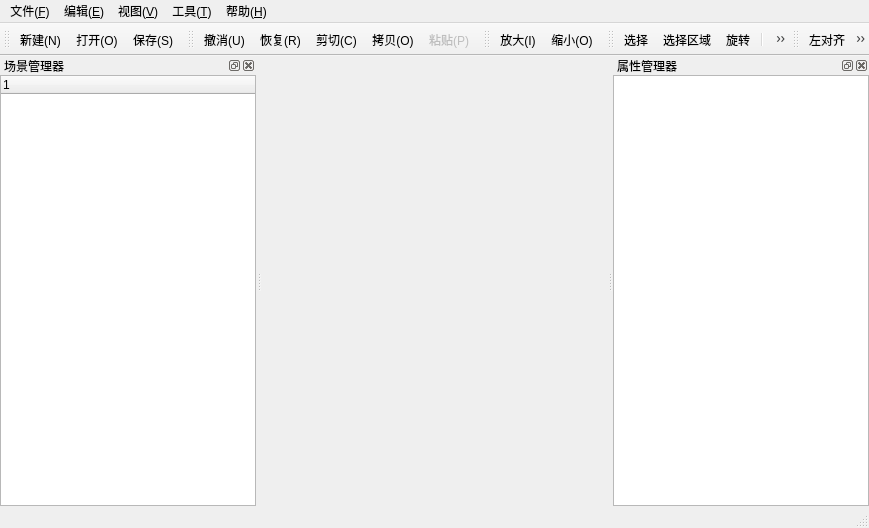
<?xml version="1.0" encoding="UTF-8"?>
<ui version="4.0">
 <class>SKDrawClass</class>
 <widget class="QMainWindow" name="SKDrawClass">
  <property name="geometry">
   <rect>
    <x>0</x>
    <y>0</y>
    <width>869</width>
    <height>528</height>
   </rect>
  </property>
  <property name="windowTitle">
   <string>SKDraw</string>
  </property>
  <widget class="QWidget" name="centralWidget">
   <layout class="QGridLayout" name="gridLayout_3">
    <property name="margin">
     <number>0</number>
    </property>
    <item row="0" column="0">
     <layout class="QGridLayout" name="gridLayoutCentral"/>
    </item>
   </layout>
  </widget>
  <widget class="QMenuBar" name="menuBar">
   <property name="geometry">
    <rect>
     <x>0</x>
     <y>0</y>
     <width>869</width>
     <height>23</height>
    </rect>
   </property>
   <widget class="QMenu" name="menuFile">
    <property name="title">
     <string>文件(&amp;F)</string>
    </property>
    <addaction name="actionNew"/>
    <addaction name="actionOpen"/>
    <addaction name="separator"/>
    <addaction name="actionSave"/>
    <addaction name="actionSaveas"/>
    <addaction name="actionClose"/>
    <addaction name="separator"/>
    <addaction name="actionExit"/>
   </widget>
   <widget class="QMenu" name="menuEdit">
    <property name="title">
     <string>编辑(&amp;E)</string>
    </property>
    <addaction name="actionUndo"/>
    <addaction name="actionRedo"/>
    <addaction name="actionCut"/>
    <addaction name="actionCopy"/>
    <addaction name="actionPaste"/>
    <addaction name="separator"/>
    <addaction name="actionDelete"/>
   </widget>
   <widget class="QMenu" name="menuView">
    <property name="title">
     <string>视图(&amp;V)</string>
    </property>
    <addaction name="actionZoomin"/>
    <addaction name="actionZoomout"/>
   </widget>
   <widget class="QMenu" name="menuTool">
    <property name="title">
     <string>工具(&amp;T)</string>
    </property>
    <widget class="QMenu" name="menuShape">
     <property name="title">
      <string>形状</string>
     </property>
     <addaction name="actionSelect"/>
     <addaction name="actionSelectArea"/>
     <addaction name="actionRotate"/>
     <addaction name="separator"/>
     <addaction name="actionLine"/>
     <addaction name="actionPolyline"/>
     <addaction name="actionPolygon"/>
     <addaction name="separator"/>
     <addaction name="actionRectangle"/>
     <addaction name="actionRoundRect"/>
     <addaction name="actionCiricle"/>
     <addaction name="actionEllipse"/>
    </widget>
    <widget class="QMenu" name="menuAlign">
     <property name="title">
      <string>排列</string>
     </property>
     <addaction name="actionLeft"/>
     <addaction name="actionRight"/>
     <addaction name="actionTop"/>
     <addaction name="actionBottom"/>
     <addaction name="separator"/>
     <addaction name="actionVCenter"/>
     <addaction name="actionHCenter"/>
     <addaction name="actionVSpace"/>
     <addaction name="actionHSpace"/>
     <addaction name="separator"/>
     <addaction name="actionHeight"/>
     <addaction name="actionWidth"/>
     <addaction name="actionSize"/>
     <addaction name="separator"/>
     <addaction name="actionfront"/>
     <addaction name="actionback"/>
     <addaction name="separator"/>
     <addaction name="actionGroup"/>
     <addaction name="actionUngroup"/>
    </widget>
    <addaction name="menuShape"/>
    <addaction name="menuAlign"/>
   </widget>
   <widget class="QMenu" name="menuHelp">
    <property name="title">
     <string>帮助(&amp;H)</string>
    </property>
    <addaction name="actionAbout"/>
   </widget>
   <addaction name="menuFile"/>
   <addaction name="menuEdit"/>
   <addaction name="menuView"/>
   <addaction name="menuTool"/>
   <addaction name="menuHelp"/>
  </widget>
  <widget class="QToolBar" name="fileToolBar">
   <property name="windowTitle">
    <string>文件</string>
   </property>
   <attribute name="toolBarArea">
    <enum>TopToolBarArea</enum>
   </attribute>
   <attribute name="toolBarBreak">
    <bool>false</bool>
   </attribute>
   <addaction name="actionNew"/>
   <addaction name="actionOpen"/>
   <addaction name="actionSave"/>
  </widget>
  <widget class="QStatusBar" name="statusBar"/>
  <widget class="QDockWidget" name="dockWidgetSence">
   <property name="windowTitle">
    <string>场景管理器</string>
   </property>
   <attribute name="dockWidgetArea">
    <number>1</number>
   </attribute>
   <widget class="QWidget" name="dwgtContentsSence">
    <layout class="QGridLayout" name="gridLayout">
     <property name="margin">
      <number>0</number>
     </property>
     <item row="0" column="0">
      <widget class="QTreeWidget" name="treeWidgetSence">
       <column>
        <property name="text">
         <string notr="true">1</string>
        </property>
       </column>
      </widget>
     </item>
    </layout>
   </widget>
  </widget>
  <widget class="QDockWidget" name="dockWidgetProperty">
   <property name="windowTitle">
    <string>属性管理器</string>
   </property>
   <attribute name="dockWidgetArea">
    <number>2</number>
   </attribute>
   <widget class="QWidget" name="dwgtContentsProperty">
    <layout class="QGridLayout" name="gridLayout_2">
     <property name="margin">
      <number>0</number>
     </property>
     <item row="0" column="0">
      <widget class="QTableView" name="tableView"/>
     </item>
    </layout>
   </widget>
  </widget>
  <widget class="QToolBar" name="editToolBar">
   <property name="windowTitle">
    <string>编辑</string>
   </property>
   <attribute name="toolBarArea">
    <enum>TopToolBarArea</enum>
   </attribute>
   <attribute name="toolBarBreak">
    <bool>false</bool>
   </attribute>
   <addaction name="actionUndo"/>
   <addaction name="actionRedo"/>
   <addaction name="actionCut"/>
   <addaction name="actionCopy"/>
   <addaction name="actionPaste"/>
  </widget>
  <widget class="QToolBar" name="viewToolBar">
   <property name="windowTitle">
    <string>视图</string>
   </property>
   <attribute name="toolBarArea">
    <enum>TopToolBarArea</enum>
   </attribute>
   <attribute name="toolBarBreak">
    <bool>false</bool>
   </attribute>
   <addaction name="actionZoomin"/>
   <addaction name="actionZoomout"/>
  </widget>
  <widget class="QToolBar" name="shapeToolBar">
   <property name="windowTitle">
    <string>形状</string>
   </property>
   <attribute name="toolBarArea">
    <enum>TopToolBarArea</enum>
   </attribute>
   <attribute name="toolBarBreak">
    <bool>false</bool>
   </attribute>
   <addaction name="actionSelect"/>
   <addaction name="actionSelectArea"/>
   <addaction name="actionRotate"/>
   <addaction name="separator"/>
   <addaction name="actionLine"/>
   <addaction name="actionPolyline"/>
   <addaction name="actionPolygon"/>
   <addaction name="separator"/>
   <addaction name="actionRectangle"/>
   <addaction name="actionRoundRect"/>
   <addaction name="actionCiricle"/>
   <addaction name="actionEllipse"/>
  </widget>
  <widget class="QToolBar" name="alignToolBar">
   <property name="windowTitle">
    <string>排列</string>
   </property>
   <attribute name="toolBarArea">
    <enum>TopToolBarArea</enum>
   </attribute>
   <attribute name="toolBarBreak">
    <bool>false</bool>
   </attribute>
   <addaction name="actionLeft"/>
   <addaction name="actionRight"/>
   <addaction name="actionTop"/>
   <addaction name="actionBottom"/>
   <addaction name="actionVCenter"/>
   <addaction name="actionHCenter"/>
   <addaction name="actionVSpace"/>
   <addaction name="actionHSpace"/>
   <addaction name="actionHeight"/>
   <addaction name="actionWidth"/>
   <addaction name="actionSize"/>
   <addaction name="separator"/>
   <addaction name="actionfront"/>
   <addaction name="actionback"/>
   <addaction name="actionGroup"/>
   <addaction name="actionUngroup"/>
  </widget>
  <action name="actionNew">
   <property name="icon">
    <iconset resource="skdraw.qrc">
     <normaloff>:/images/new</normaloff>:/images/new</iconset>
   </property>
   <property name="text">
    <string>新建(&amp;N)</string>
   </property>
   <property name="shortcut">
    <string>Ctrl+N</string>
   </property>
   <property name="iconVisibleInMenu">
    <bool>true</bool>
   </property>
  </action>
  <action name="actionOpen">
   <property name="icon">
    <iconset resource="skdraw.qrc">
     <normaloff>:/images/open</normaloff>:/images/open</iconset>
   </property>
   <property name="text">
    <string>打开(&amp;O)...</string>
   </property>
   <property name="shortcut">
    <string>Ctrl+O</string>
   </property>
  </action>
  <action name="actionSave">
   <property name="icon">
    <iconset resource="skdraw.qrc">
     <normaloff>:/images/save</normaloff>:/images/save</iconset>
   </property>
   <property name="text">
    <string>保存(&amp;S)</string>
   </property>
   <property name="shortcut">
    <string>Ctrl+S</string>
   </property>
  </action>
  <action name="actionSaveas">
   <property name="text">
    <string>另存为...</string>
   </property>
  </action>
  <action name="actionExit">
   <property name="text">
    <string>退出(&amp;X)</string>
   </property>
  </action>
  <action name="actionUndo">
   <property name="icon">
    <iconset resource="skdraw.qrc">
     <normaloff>:/images/undo</normaloff>:/images/undo</iconset>
   </property>
   <property name="text">
    <string>撤消(&amp;U)</string>
   </property>
   <property name="shortcut">
    <string>Ctrl+Z</string>
   </property>
  </action>
  <action name="actionRedo">
   <property name="icon">
    <iconset resource="skdraw.qrc">
     <normaloff>:/images/redo</normaloff>:/images/redo</iconset>
   </property>
   <property name="text">
    <string>恢复(&amp;R)</string>
   </property>
   <property name="shortcut">
    <string>Ctrl+Y</string>
   </property>
  </action>
  <action name="actionCut">
   <property name="icon">
    <iconset resource="skdraw.qrc">
     <normaloff>:/images/cut</normaloff>:/images/cut</iconset>
   </property>
   <property name="text">
    <string>剪切(&amp;C)</string>
   </property>
   <property name="shortcut">
    <string>Ctrl+X</string>
   </property>
  </action>
  <action name="actionCopy">
   <property name="icon">
    <iconset resource="skdraw.qrc">
     <normaloff>:/images/copy</normaloff>:/images/copy</iconset>
   </property>
   <property name="text">
    <string>拷贝(&amp;O)</string>
   </property>
   <property name="shortcut">
    <string>Ctrl+C</string>
   </property>
  </action>
  <action name="actionPaste">
   <property name="enabled">
    <bool>false</bool>
   </property>
   <property name="icon">
    <iconset resource="skdraw.qrc">
     <normaloff>:/images/paste</normaloff>:/images/paste</iconset>
   </property>
   <property name="text">
    <string>粘贴(&amp;P)</string>
   </property>
   <property name="shortcut">
    <string>Ctrl+V</string>
   </property>
  </action>
  <action name="actionDelete">
   <property name="text">
    <string>删除(&amp;D)</string>
   </property>
   <property name="shortcut">
    <string>Del</string>
   </property>
  </action>
  <action name="actionZoomin">
   <property name="icon">
    <iconset resource="skdraw.qrc">
     <normaloff>:/images/zoomin</normaloff>:/images/zoomin</iconset>
   </property>
   <property name="text">
    <string>放大(&amp;I)</string>
   </property>
  </action>
  <action name="actionZoomout">
   <property name="icon">
    <iconset resource="skdraw.qrc">
     <normaloff>:/images/zoomout</normaloff>:/images/zoomout</iconset>
   </property>
   <property name="text">
    <string>缩小(&amp;O)</string>
   </property>
  </action>
  <action name="actionSelect">
   <property name="checkable">
    <bool>true</bool>
   </property>
   <property name="icon">
    <iconset resource="skdraw.qrc">
     <normaloff>:/images/arrow</normaloff>:/images/arrow</iconset>
   </property>
   <property name="text">
    <string>选择</string>
   </property>
  </action>
  <action name="actionLine">
   <property name="checkable">
    <bool>true</bool>
   </property>
   <property name="icon">
    <iconset resource="skdraw.qrc">
     <normaloff>:/images/line</normaloff>:/images/line</iconset>
   </property>
   <property name="text">
    <string>线段</string>
   </property>
  </action>
  <action name="actionRectangle">
   <property name="checkable">
    <bool>true</bool>
   </property>
   <property name="icon">
    <iconset resource="skdraw.qrc">
     <normaloff>:/images/rectangle</normaloff>:/images/rectangle</iconset>
   </property>
   <property name="text">
    <string>矩形</string>
   </property>
  </action>
  <action name="actionCiricle">
   <property name="checkable">
    <bool>true</bool>
   </property>
   <property name="icon">
    <iconset resource="skdraw.qrc">
     <normaloff>:/images/circle</normaloff>:/images/circle</iconset>
   </property>
   <property name="text">
    <string>圆形</string>
   </property>
  </action>
  <action name="actionEllipse">
   <property name="checkable">
    <bool>true</bool>
   </property>
   <property name="icon">
    <iconset resource="skdraw.qrc">
     <normaloff>:/images/ellipse</normaloff>:/images/ellipse</iconset>
   </property>
   <property name="text">
    <string>椭圆形</string>
   </property>
  </action>
  <action name="actionPolyline">
   <property name="checkable">
    <bool>true</bool>
   </property>
   <property name="icon">
    <iconset resource="skdraw.qrc">
     <normaloff>:/images/polyline</normaloff>:/images/polyline</iconset>
   </property>
   <property name="text">
    <string>折线</string>
   </property>
  </action>
  <action name="actionPolygon">
   <property name="checkable">
    <bool>true</bool>
   </property>
   <property name="icon">
    <iconset resource="skdraw.qrc">
     <normaloff>:/images/polygon</normaloff>:/images/polygon</iconset>
   </property>
   <property name="text">
    <string>多边形</string>
   </property>
  </action>
  <action name="actionLeft">
   <property name="icon">
    <iconset resource="skdraw.qrc">
     <normaloff>:/images/align_left</normaloff>:/images/align_left</iconset>
   </property>
   <property name="text">
    <string>左对齐</string>
   </property>
  </action>
  <action name="actionRight">
   <property name="icon">
    <iconset resource="skdraw.qrc">
     <normaloff>:/images/align_right</normaloff>:/images/align_right</iconset>
   </property>
   <property name="text">
    <string>右对齐</string>
   </property>
  </action>
  <action name="actionTop">
   <property name="icon">
    <iconset resource="skdraw.qrc">
     <normaloff>:/images/align_top</normaloff>:/images/align_top</iconset>
   </property>
   <property name="text">
    <string>上对齐</string>
   </property>
  </action>
  <action name="actionBottom">
   <property name="icon">
    <iconset resource="skdraw.qrc">
     <normaloff>:/images/align_bottom</normaloff>:/images/align_bottom</iconset>
   </property>
   <property name="text">
    <string>下对齐</string>
   </property>
  </action>
  <action name="actionVCenter">
   <property name="icon">
    <iconset resource="skdraw.qrc">
     <normaloff>:/images/align_vcenter</normaloff>:/images/align_vcenter</iconset>
   </property>
   <property name="text">
    <string>垂直居中</string>
   </property>
  </action>
  <action name="actionHCenter">
   <property name="icon">
    <iconset resource="skdraw.qrc">
     <normaloff>:/images/align_hcenter</normaloff>:/images/align_hcenter</iconset>
   </property>
   <property name="text">
    <string>水平居中</string>
   </property>
  </action>
  <action name="actionVSpace">
   <property name="icon">
    <iconset resource="skdraw.qrc">
     <normaloff>:/images/align_verteven</normaloff>:/images/align_verteven</iconset>
   </property>
   <property name="text">
    <string>垂直等间隔</string>
   </property>
  </action>
  <action name="actionHSpace">
   <property name="icon">
    <iconset resource="skdraw.qrc">
     <normaloff>:/images/align_horzeven</normaloff>:/images/align_horzeven</iconset>
   </property>
   <property name="text">
    <string>水平等间隔</string>
   </property>
  </action>
  <action name="actionHeight">
   <property name="icon">
    <iconset resource="skdraw.qrc">
     <normaloff>:/images/align_height</normaloff>:/images/align_height</iconset>
   </property>
   <property name="text">
    <string>等高</string>
   </property>
  </action>
  <action name="actionWidth">
   <property name="icon">
    <iconset resource="skdraw.qrc">
     <normaloff>:/images/align_width</normaloff>:/images/align_width</iconset>
   </property>
   <property name="text">
    <string>等宽</string>
   </property>
  </action>
  <action name="actionSize">
   <property name="icon">
    <iconset resource="skdraw.qrc">
     <normaloff>:/images/align_all</normaloff>:/images/align_all</iconset>
   </property>
   <property name="text">
    <string>等大小</string>
   </property>
  </action>
  <action name="actionAbout">
   <property name="icon">
    <iconset resource="skdraw.qrc">
     <normaloff>:/images/logo</normaloff>:/images/logo</iconset>
   </property>
   <property name="text">
    <string>关于...</string>
   </property>
  </action>
  <action name="actionfront">
   <property name="icon">
    <iconset resource="skdraw.qrc">
     <normaloff>:/images/bringtofront</normaloff>:/images/bringtofront</iconset>
   </property>
   <property name="text">
    <string>置前</string>
   </property>
  </action>
  <action name="actionback">
   <property name="icon">
    <iconset resource="skdraw.qrc">
     <normaloff>:/images/sendtoback</normaloff>:/images/sendtoback</iconset>
   </property>
   <property name="text">
    <string>置后</string>
   </property>
  </action>
  <action name="actionGroup">
   <property name="icon">
    <iconset resource="skdraw.qrc">
     <normaloff>:/images/group</normaloff>:/images/group</iconset>
   </property>
   <property name="text">
    <string>组合</string>
   </property>
  </action>
  <action name="actionUngroup">
   <property name="icon">
    <iconset resource="skdraw.qrc">
     <normaloff>:/images/ungroup</normaloff>:/images/ungroup</iconset>
   </property>
   <property name="text">
    <string>拆分</string>
   </property>
  </action>
  <action name="actionClose">
   <property name="text">
    <string>关闭</string>
   </property>
  </action>
  <action name="actionRoundRect">
   <property name="checkable">
    <bool>true</bool>
   </property>
   <property name="icon">
    <iconset resource="skdraw.qrc">
     <normaloff>:/images/roundrect</normaloff>:/images/roundrect</iconset>
   </property>
   <property name="text">
    <string>圆角矩形</string>
   </property>
  </action>
  <action name="actionRotate">
   <property name="checkable">
    <bool>true</bool>
   </property>
   <property name="icon">
    <iconset resource="skdraw.qrc">
     <normaloff>:/images/rotate</normaloff>:/images/rotate</iconset>
   </property>
   <property name="text">
    <string>旋转</string>
   </property>
  </action>
  <action name="actionSelectArea">
   <property name="checkable">
    <bool>true</bool>
   </property>
   <property name="icon">
    <iconset resource="skdraw.qrc">
     <normaloff>:/images/arrow_area</normaloff>:/images/arrow_area</iconset>
   </property>
   <property name="text">
    <string>选择区域</string>
   </property>
  </action>
 </widget>
 <layoutdefault spacing="6" margin="11"/>
 <resources>
  <include location="skdraw.qrc"/>
 </resources>
 <connections/>
</ui>
